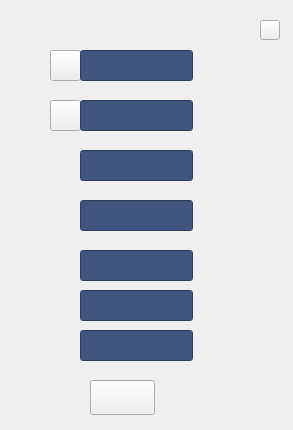
<?xml version="1.0" encoding="UTF-8"?>
<ui version="4.0">
 <class>widget3_9</class>
 <widget class="QWidget" name="widget3_9">
  <property name="geometry">
   <rect>
    <x>0</x>
    <y>0</y>
    <width>293</width>
    <height>430</height>
   </rect>
  </property>
  <property name="windowTitle">
   <string>Form</string>
  </property>
  <widget class="QFrame" name="frame">
   <property name="geometry">
    <rect>
     <x>0</x>
     <y>0</y>
     <width>293</width>
     <height>430</height>
    </rect>
   </property>
   <property name="frameShape">
    <enum>QFrame::NoFrame</enum>
   </property>
   <property name="frameShadow">
    <enum>QFrame::Plain</enum>
   </property>
   <property name="lineWidth">
    <number>0</number>
   </property>
   <widget class="MyLineEdit" name="edit_5">
    <property name="geometry">
     <rect>
      <x>80</x>
      <y>250</y>
      <width>113</width>
      <height>31</height>
     </rect>
    </property>
    <property name="sizePolicy">
     <sizepolicy hsizetype="Ignored" vsizetype="Ignored">
      <horstretch>0</horstretch>
      <verstretch>0</verstretch>
     </sizepolicy>
    </property>
    <property name="font">
     <font>
      <family>微软雅黑</family>
      <pointsize>12</pointsize>
     </font>
    </property>
    <property name="styleSheet">
     <string notr="true">color: rgb(255, 255, 255);
background-color: rgb(64, 86, 129);</string>
    </property>
    <property name="alignment">
     <set>Qt::AlignRight|Qt::AlignTrailing|Qt::AlignVCenter</set>
    </property>
   </widget>
   <widget class="QPushButton" name="bt_l_2">
    <property name="geometry">
     <rect>
      <x>50</x>
      <y>100</y>
      <width>31</width>
      <height>31</height>
     </rect>
    </property>
    <property name="sizePolicy">
     <sizepolicy hsizetype="Ignored" vsizetype="Ignored">
      <horstretch>0</horstretch>
      <verstretch>0</verstretch>
     </sizepolicy>
    </property>
    <property name="text">
     <string/>
    </property>
   </widget>
   <widget class="QPushButton" name="bt_l_1">
    <property name="geometry">
     <rect>
      <x>50</x>
      <y>50</y>
      <width>31</width>
      <height>31</height>
     </rect>
    </property>
    <property name="sizePolicy">
     <sizepolicy hsizetype="Ignored" vsizetype="Ignored">
      <horstretch>0</horstretch>
      <verstretch>0</verstretch>
     </sizepolicy>
    </property>
    <property name="text">
     <string/>
    </property>
   </widget>
   <widget class="QPushButton" name="bt_b_0">
    <property name="geometry">
     <rect>
      <x>90</x>
      <y>380</y>
      <width>65</width>
      <height>35</height>
     </rect>
    </property>
    <property name="sizePolicy">
     <sizepolicy hsizetype="Ignored" vsizetype="Ignored">
      <horstretch>0</horstretch>
      <verstretch>0</verstretch>
     </sizepolicy>
    </property>
    <property name="text">
     <string/>
    </property>
   </widget>
   <widget class="MyLineEdit" name="edit_6">
    <property name="geometry">
     <rect>
      <x>80</x>
      <y>290</y>
      <width>113</width>
      <height>31</height>
     </rect>
    </property>
    <property name="sizePolicy">
     <sizepolicy hsizetype="Ignored" vsizetype="Ignored">
      <horstretch>0</horstretch>
      <verstretch>0</verstretch>
     </sizepolicy>
    </property>
    <property name="font">
     <font>
      <family>微软雅黑</family>
      <pointsize>12</pointsize>
     </font>
    </property>
    <property name="styleSheet">
     <string notr="true">color: rgb(255, 255, 255);
background-color: rgb(64, 86, 129);</string>
    </property>
    <property name="alignment">
     <set>Qt::AlignRight|Qt::AlignTrailing|Qt::AlignVCenter</set>
    </property>
   </widget>
   <widget class="MyLineEdit" name="edit_1">
    <property name="geometry">
     <rect>
      <x>80</x>
      <y>50</y>
      <width>113</width>
      <height>31</height>
     </rect>
    </property>
    <property name="sizePolicy">
     <sizepolicy hsizetype="Ignored" vsizetype="Ignored">
      <horstretch>0</horstretch>
      <verstretch>0</verstretch>
     </sizepolicy>
    </property>
    <property name="font">
     <font>
      <family>微软雅黑</family>
      <pointsize>12</pointsize>
     </font>
    </property>
    <property name="styleSheet">
     <string notr="true">color: rgb(255, 255, 255);
background-color: rgb(64, 86, 129);</string>
    </property>
    <property name="alignment">
     <set>Qt::AlignRight|Qt::AlignTrailing|Qt::AlignVCenter</set>
    </property>
   </widget>
   <widget class="MyLineEdit" name="edit_3">
    <property name="geometry">
     <rect>
      <x>80</x>
      <y>150</y>
      <width>113</width>
      <height>31</height>
     </rect>
    </property>
    <property name="sizePolicy">
     <sizepolicy hsizetype="Ignored" vsizetype="Ignored">
      <horstretch>0</horstretch>
      <verstretch>0</verstretch>
     </sizepolicy>
    </property>
    <property name="font">
     <font>
      <family>微软雅黑</family>
      <pointsize>12</pointsize>
     </font>
    </property>
    <property name="styleSheet">
     <string notr="true">color: rgb(255, 255, 255);
background-color: rgb(64, 86, 129);</string>
    </property>
    <property name="alignment">
     <set>Qt::AlignRight|Qt::AlignTrailing|Qt::AlignVCenter</set>
    </property>
   </widget>
   <widget class="MyLineEdit" name="edit_2">
    <property name="geometry">
     <rect>
      <x>80</x>
      <y>100</y>
      <width>113</width>
      <height>31</height>
     </rect>
    </property>
    <property name="sizePolicy">
     <sizepolicy hsizetype="Ignored" vsizetype="Ignored">
      <horstretch>0</horstretch>
      <verstretch>0</verstretch>
     </sizepolicy>
    </property>
    <property name="font">
     <font>
      <family>微软雅黑</family>
      <pointsize>12</pointsize>
     </font>
    </property>
    <property name="styleSheet">
     <string notr="true">color: rgb(255, 255, 255);
background-color: rgb(64, 86, 129);</string>
    </property>
    <property name="alignment">
     <set>Qt::AlignRight|Qt::AlignTrailing|Qt::AlignVCenter</set>
    </property>
   </widget>
   <widget class="MyLineEdit" name="edit_4">
    <property name="geometry">
     <rect>
      <x>80</x>
      <y>200</y>
      <width>113</width>
      <height>31</height>
     </rect>
    </property>
    <property name="sizePolicy">
     <sizepolicy hsizetype="Ignored" vsizetype="Ignored">
      <horstretch>0</horstretch>
      <verstretch>0</verstretch>
     </sizepolicy>
    </property>
    <property name="font">
     <font>
      <family>微软雅黑</family>
      <pointsize>12</pointsize>
     </font>
    </property>
    <property name="styleSheet">
     <string notr="true">color: rgb(255, 255, 255);
background-color: rgb(64, 86, 129);</string>
    </property>
    <property name="alignment">
     <set>Qt::AlignRight|Qt::AlignTrailing|Qt::AlignVCenter</set>
    </property>
   </widget>
   <widget class="MyLineEdit" name="edit_7">
    <property name="geometry">
     <rect>
      <x>80</x>
      <y>330</y>
      <width>113</width>
      <height>31</height>
     </rect>
    </property>
    <property name="sizePolicy">
     <sizepolicy hsizetype="Ignored" vsizetype="Ignored">
      <horstretch>0</horstretch>
      <verstretch>0</verstretch>
     </sizepolicy>
    </property>
    <property name="font">
     <font>
      <family>微软雅黑</family>
      <pointsize>12</pointsize>
     </font>
    </property>
    <property name="styleSheet">
     <string notr="true">color: rgb(255, 255, 255);
background-color: rgb(64, 86, 129);</string>
    </property>
    <property name="alignment">
     <set>Qt::AlignRight|Qt::AlignTrailing|Qt::AlignVCenter</set>
    </property>
   </widget>
   <widget class="QPushButton" name="bt_close">
    <property name="geometry">
     <rect>
      <x>260</x>
      <y>20</y>
      <width>20</width>
      <height>20</height>
     </rect>
    </property>
    <property name="sizePolicy">
     <sizepolicy hsizetype="Ignored" vsizetype="Ignored">
      <horstretch>0</horstretch>
      <verstretch>0</verstretch>
     </sizepolicy>
    </property>
    <property name="text">
     <string/>
    </property>
   </widget>
  </widget>
 </widget>
 <customwidgets>
  <customwidget>
   <class>MyLineEdit</class>
   <extends>QLineEdit</extends>
   <header>mylineedit.h</header>
  </customwidget>
 </customwidgets>
 <resources/>
 <connections/>
</ui>
